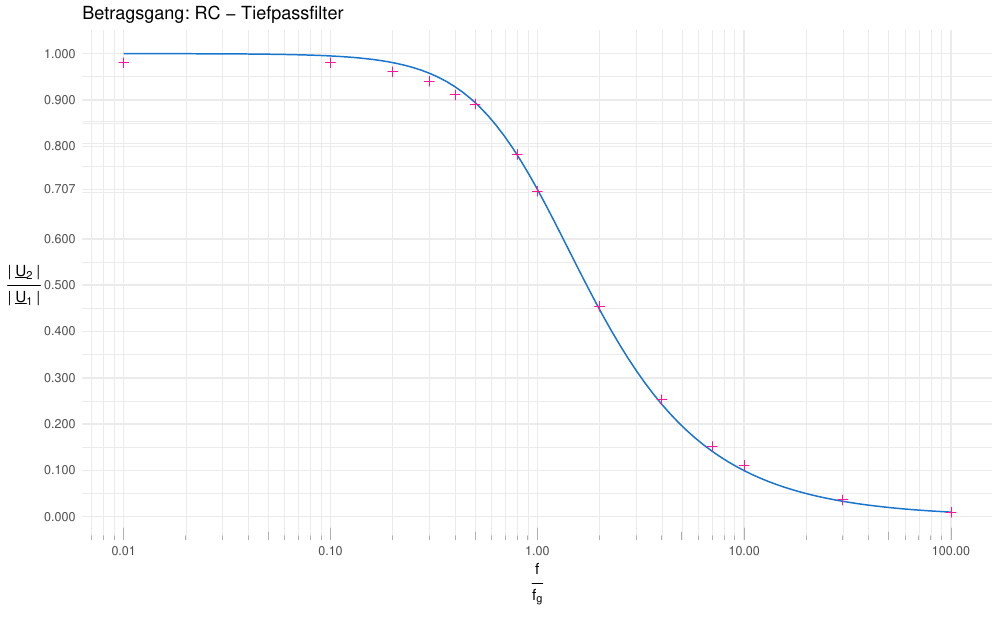

This figure's R source:
library(ggplot2)

options(scipen=10000)

breaks       <- 10^(-10:10)
minor_breaks <- rep(1:9, 21)*(10^rep(-10:10, each=9))

ybreaks = c(seq(0,1.0,0.1),round(1/sqrt(2),digits = 3));
ybreaks = ybreaks[-8] # ybreaks without 0.7 (8th element)

output_width  <- 10
output_height <- output_width * 0.6180339887498948

data <- read.csv(file = "RC_TP.csv")

dataU1    <- data$u1
dataU2    <- data$u2
dataPhase <- data$phase
dataX     <- data$ffg
dataY     <- dataU1/dataU2



ylabel <- bquote( over( "|" ~ underline("U")[2] ~ "|"  , "|" ~ underline("U")[1] ~ "|") )
xlabel <- bquote( over( "f", "f"[g]))

rc_fun<- function(f) {1 / sqrt(1 + (f)^2)}

pdf("RC_LP.pdf", width = output_width, height = output_height, )

####################################################################

p9 <- ggplot(data.frame(x=dataX, y=dataU1), aes(dataX, dataU2)) +

        theme_minimal() + # maybe theme_bw()

        ggtitle("Betragsgang: RC - Tiefpassfilter") +

        stat_function(aes(dataX, dataU2), fun = rc_fun, colour = "dodgerblue3")+

        geom_point(aes(dataX , dataU2/dataU1), colour="deeppink1", shape="plus", size=2) +

        theme(axis.title.y = element_text(angle = 0, vjust = .5)) +


        xlab(xlabel)  +
        ylab(ylabel)    +

        scale_y_continuous(limits=c(0, 1), breaks = ybreaks) +
        scale_x_continuous(trans = "log10", breaks = breaks, minor_breaks = minor_breaks, limits=c(0.01, 100))+

        annotation_logticks(sides = "b", colour = "grey69", size = .333) # maybe remove


p9
